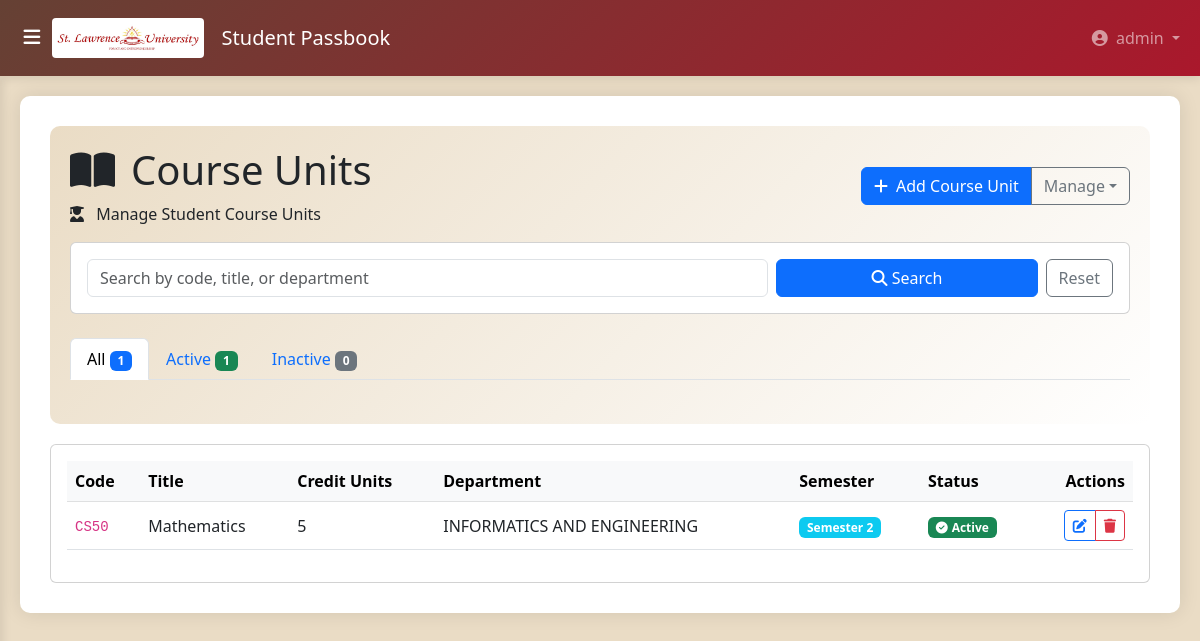
The page /passbook/course-units/ (signed in) on the database its author committed.
### accounts/models.py (models this page shows, shortened)
class User(AbstractUser):
    USER_TYPE_CHOICES = (
        ('sysadmin', 'System Administrator'),
        ('student', 'Student'),
        ('dean_of_students', 'Dean of Students'),
        ('finance_director', 'Finance Director'),
        ('academic_registrar', 'Academic Registrar'),
        ('head_of_department', 'Head of Department'),
        ('faculty_dean', 'Faculty Dean'),
        ('medical_officer', 'Medical Officer'),
        ('nche_officer', 'NCHE Officer'),
        ('lecturer', 'Lecturer'),  # Keep if needed
    )
    user_type = models.CharField(max_length=20, choices=USER_TYPE_CHOICES)
    phone_number = models.CharField(max_length=15, unique=True, blank=True, null=True)
    @property
    def is_sysadmin(self):
        return self.user_type == 'sysadmin'
    @property
    def is_student(self):
        return self.user_type == 'student'
    @property
    def is_dean_of_students(self):
        return self.user_type == 'dean_of_students'
    @property
    def is_finance_director(self):
        return self.user_type == 'finance_director'
    @property
    def is_academic_registrar(self):
        return self.user_type == 'academic_registrar'
    @property
    def is_head_of_department(self):
        return self.user_type == 'head_of_department'
    @property
    def is_medical_officer(self):
        return self.user_type == 'medical_officer'
    @property
    def is_nche_officer(self):
        return self.user_type == 'nche_officer'
    groups = models.ManyToManyField(
        'auth.Group',
        related_name="accounts_user_groups",
        blank=True,
    )
    user_permissions = models.ManyToManyField(
        'auth.Permission',
        related_name="accounts_user_permissions",
        blank=True,
    )

### pass_book/models.py (models this page shows, shortened)
class CourseUnit(models.Model):
    code = models.CharField(max_length=20, unique=True)
    title = models.CharField(max_length=200)
    credit_units = models.IntegerField(validators=[MinValueValidator(1), MaxValueValidator(6)])
    description = models.TextField(blank=True, null=True)
    department = models.CharField(max_length=100)
    semester_offered = models.IntegerField(validators=[MinValueValidator(1), MaxValueValidator(8)])
    is_active = models.BooleanField(default=True)
    course = models.ForeignKey(
        Course,
        on_delete=models.CASCADE,
        related_name='course_units'
    )
    class Meta:
        verbose_name = "Course Unit"
        verbose_name_plural = "Course Units"
        ordering = ['code']

### pass_book/views.py (the view)
# urls.py: path('course-units/', views.CourseUnitListView.as_view(), name='course_unit_list'),
class CourseUnitListView(LoginRequiredMixin, UserPassesTestMixin, ListView):
    model = CourseUnit
    template_name = 'student_registration/course_unit_list.html'
    context_object_name = 'course_units'
    paginate_by = 20
    def test_func(self):
        return self.request.user.is_head_of_department or self.request.user.is_sysadmin
    def get_queryset(self):
        queryset = CourseUnit.objects.all()
        status = self.request.GET.get('status')
        search_query = self.request.GET.get('q', '').strip()
        if search_query:
            queryset = queryset.filter(
                Q(code__icontains=search_query) |
                Q(title__icontains=search_query) |
                Q(department__icontains=search_query)
            )
        if status == 'active':
            queryset = queryset.filter(is_active=True)
        elif status == 'inactive':
            queryset = queryset.filter(is_active=False)
        return queryset.order_by('code')
    def get_context_data(self, **kwargs):
        context = super().get_context_data(**kwargs)
        context['total_count'] = CourseUnit.objects.count()
        context['active_count'] = CourseUnit.objects.filter(is_active=True).count()
        context['inactive_count'] = CourseUnit.objects.filter(is_active=False).count()
        context['search_query'] = self.request.GET.get('q', '').strip()
        return context

### templates/student_registration/course_unit_list.html (shortened to what this page needs)
{% extends 'student_registration/base.html' %}
{% block content %}
<div class="page-header">
    <div class="d-flex justify-content-between align-items-center mb-3">
        <div>
            <h1 class="mb-2">
                <i class="fas fa-book-open me-3"></i>Course Units
            </h1>
            <a href="{% url 'pass_book:select_student_for_course_units' %}" class="dropdown-item">
   <i class="fas fa-user-graduate me-2"></i> Manage Student Course Units</a></div>
        <div class="btn-group">
            <a href="{% url 'pass_book:course_unit_create' %}" class="btn btn-primary">
                <i class="fas fa-plus me-2"></i>Add Course Unit
            </a>
            <a href="#" class="btn btn-outline-secondary dropdown-toggle" data-bs-toggle="dropdown">Manage</a>
        </div>
    </div>
    <div class="card mb-4">
        <div class="card-body">
            <form method="get" class="row g-2">
                <div class="col-md-8">
                    <input
                        type="text"
                        name="q"
                        class="form-control"
                        placeholder="Search by code, title, or department"
                        value="{{ search_query }}"
                    >
                </div>
                <div class="col-md-4 d-flex">
                    <button type="submit" class="btn btn-primary me-2 w-100">
                        <i class="fas fa-search"></i> Search
                    </button>
                    <a href="{% url 'pass_book:course_unit_list' %}" class="btn btn-outline-secondary d-none d-md-inline-block">
                        Reset
                    </a>
                </div>
            </form>
        </div>
    </div>
    <ul class="nav nav-tabs mb-4">
        <li class="nav-item">
            <a class="nav-link active" href="?{% if search_query %}q={{ search_query }}&{% endif %}">All <span class="badge bg-primary">{{ total_count }}</span></a>
        </li>
        <li class="nav-item">
            <a class="nav-link" href="?status=active{% if search_query %}&q={{ search_query }}{% endif %}">
                Active <span class="badge bg-success">{{ active_count }}</span>
            </a>
        </li>
        <li class="nav-item">
            <a class="nav-link" href="?status=inactive{% if search_query %}&q={{ search_query }}{% endif %}">
                Inactive <span class="badge bg-secondary">{{ inactive_count }}</span>
            </a>
        </li>
    </ul>
</div>
<div class="card">
    <div class="card-body">
        {% if course_units %}
            <div class="table-responsive">
                <table class="table table-hover align-middle">
                    <thead class="table-light">
                        <tr>
                            <th>Code</th>
                            <th>Title</th>
                            <th>Credit Units</th>
                            <th>Department</th>
                            <th>Semester</th>
                            <th>Status</th>
                            <th class="text-end">Actions</th>
                        </tr>
                    </thead>
                    <tbody>
                        {% for unit in course_units %}
                            <tr>
                                <td><code>{{ unit.code }}</code></td>
                                <td>{{ unit.title }}</td>
                                <td>{{ unit.credit_units }}</td>
                                <td>{{ unit.department }}</td>
                                <td>
                                    <span class="badge bg-info">Semester {{ unit.semester_offered }}</span>
                                </td>
                                <td>
                                    {% if unit.is_active %}
                                        <span class="badge bg-success">
                                            <i class="fas fa-check-circle me-1"></i>Active
                                        </span>
                                    {% else %}
                                        <span class="badge bg-secondary">
                                            <i class="fas fa-ban me-1"></i>Inactive
                                        </span>
                                    {% endif %}
                                </td>
                                <td class="text-end">
                                    <div class="btn-group" role="group">
                                        <a href="{% url 'pass_book:course_unit_update' pk=unit.pk %}"
                                           class="btn btn-sm btn-outline-primary"
                                           title="Edit">
                                            <i class="fas fa-edit"></i>
                                        </a>
                                        <a href="{% url 'pass_book:course_unit_delete' pk=unit.pk %}"
                                           class="btn btn-sm btn-outline-danger"
                                           onclick="return confirm('Are you sure you want to delete {{ unit.title }}?');"
                                           title="Delete">
                                            <i class="fas fa-trash"></i>
                                        </a>
                                    </div>
                                </td>
                            </tr>
                        {% endfor %}
                    </tbody>
                </table>
            </div>
        {% endif %}
    </div>
</div>
{% endblock %}

### templates/student_registration/base.html (shortened to what this page needs)
<!DOCTYPE html>
<html lang="en">
<head>
    <link href="https://cdnjs.cloudflare.com/ajax/libs/bootstrap/5.3.0/css/bootstrap.min.css" rel="stylesheet">
    <link href="https://cdnjs.cloudflare.com/ajax/libs/font-awesome/6.5.0/css/all.min.css" rel="stylesheet">
    <link href="https://cdn.jsdelivr.net/npm/bootstrap-icons@1.11.1/font/bootstrap-icons.css" rel="stylesheet">
</head>
<body>
    <nav class="navbar navbar-expand-lg navbar-dark navbar-custom">
        <div class="container-fluid">
            <button id="sidebarToggle" class="d-flex align-items-center justify-content-center">
                <i class="fas fa-bars"></i>
            </button>
           <a class="navbar-brand mx-auto mx-lg-0" href="{% url 'pass_book:dashboard' %}">
                <div class="logo-container">
                    <img alt="SLAU Logo" class="logo">
                    <span class="ms-2">Student Passbook</span>
                </div>
            </a>
            <div class="collapse navbar-collapse" id="navbarNav">
                <ul class="navbar-nav ms-auto">
                    <li class="nav-item dropdown">
                        <a class="nav-link dropdown-toggle" href="#" id="navbarDropdown" role="button" data-bs-toggle="dropdown">
                            <i class="fas fa-user-circle me-1"></i>
                            {{ user.username|default:"User" }}
                        </a>
                    </li>
                </ul>
            </div>
        </div>
    </nav>
    <div class="container-fluid" id="main-content">
        <div class="content-wrapper">
            {% block content %}{% endblock %}
        </div>
    </div>
</body>
</html>

### templates/student_registration/base.html (style rules this page uses)
:root { --primary-color: #654134; --secondary-color: #aa182c; --success-color: #27ae60; --warning-color: #d5ba8c; --danger-color: #be2032; --light-bg: #eadcc5; --white: #ffffff; --sidebar-width: 250px; --navbar-height: 76px; }
body { background-color: var(--light-bg); font-family: 'Segoe UI', Tahoma, Geneva, Verdana, sans-serif; padding-top: var(--navbar-height); overflow-x: hidden; }
.navbar-custom { background: linear-gradient(135deg, var(--primary-color), var(--secondary-color)); box-shadow: 0 2px 10px rgba(0,0,0,0.1); position: fixed; top: 0; left: 0; right: 0; width: 100%; z-index: 1030; height: var(--navbar-height); }
.navbar-brand { display: flex; align-items: center; }
.logo-container { display: flex; align-items: center; }
.logo { height: 40px; width: auto; margin-right: 10px; border-radius: 4px; }
#main-content { margin-left: 0; transition: margin-left 0.3s ease; width: 100%; min-height: calc(100vh - var(--navbar-height)); padding: 0; overflow-x: hidden; }
.content-wrapper { background-color: var(--white); border-radius: 10px; box-shadow: 0 0 20px rgba(0,0,0,0.1); padding: 30px; margin: 20px; max-width: 100%; box-sizing: border-box; }
.page-header { background: linear-gradient(135deg, var(--light-bg), var(--white)); padding: 20px; border-radius: 10px; margin-bottom: 20px; }
#sidebarToggle { color: var(--white); border: none; font-size: 1.2rem; background: transparent; cursor: pointer; transition: all 0.3s ease; width: 40px; height: 40px; border-radius: 50%; display: flex; align-items: center; justify-content: center; }
@media (min-width: 1200px) { .content-wrapper { max-width: calc(100vw - 40px); } }
.table-responsive { overflow-x: auto; -webkit-overflow-scrolling: touch; }
* { box-sizing: border-box; }
html, body { max-width: 100%; overflow-x: hidden; }

### rows shown on the page
User: username "admin"
CourseUnit: code "CS50", title "Mathematics", credit_units "5", department "INFORMATICS AND ENGINEERING", semester_offered "2", is_active True (drawn)

### other values the page prints
{{ total_count }} "1"
{{ active_count }} "1"
{{ inactive_count }} "0"
